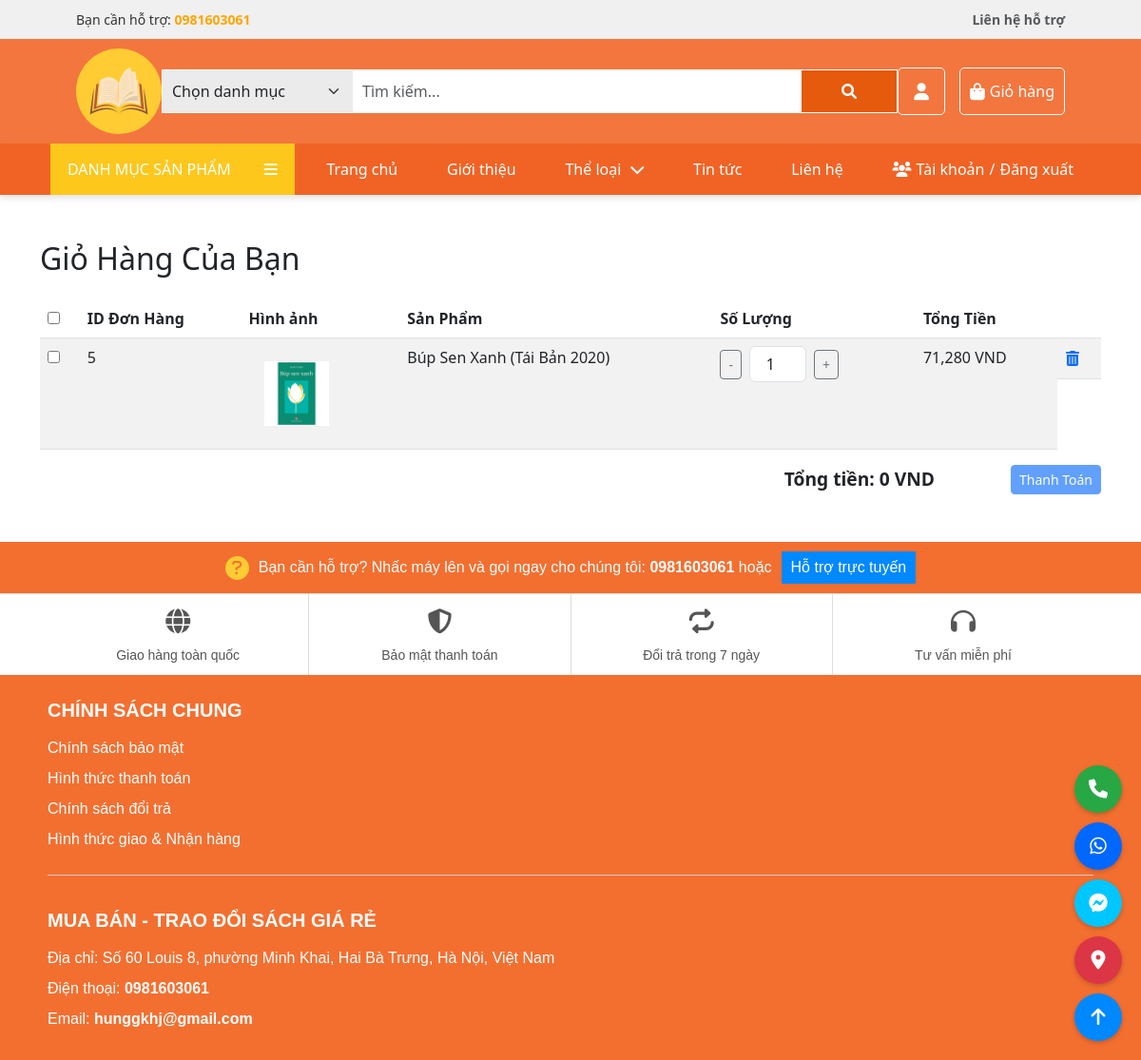
Page /cart (signed in) on the committed database.
### app/models.py (models this page shows)
class Order(db.Model):
    id = db.Column(db.Integer, primary_key=True)
    user_id = db.Column(db.Integer, db.ForeignKey('user.id'), nullable=False)
    product_id = db.Column(db.Integer, db.ForeignKey('product.id'), nullable=False)
    quantity = db.Column(db.Integer, nullable=False)
    total_price = db.Column(db.Float, nullable=False)
    payment_status = db.Column(db.String(20), default='Chưa thanh toán')
    delivery_status = db.Column(db.String(20), default='Chưa giao hàng')
    contact_name = db.Column(db.String(100))
    contact_phone = db.Column(db.String(15))
    contact_email = db.Column(db.String(120))
    shipping_address = db.Column(db.Text)

class Product(db.Model):
    id = db.Column(db.Integer, primary_key=True)
    name = db.Column(db.String(100), nullable=False)
    author = db.Column(db.String(100))
    price = db.Column(db.Float, nullable=False)
    discount = db.Column(db.Float, default=0.0)
    image = db.Column(db.String(100))
    description = db.Column(db.Text)
    category = db.Column(db.String(50))
    orders = db.relationship('Order', backref='product', lazy=True)

### app/routes/user.py (the view, shortened to what this page needs)
    @app.route('/cart', methods=['GET', 'POST'])
    def cart():
        if 'username' not in session:
            return render_template('login.html', alert_message="Vui lòng đăng nhập để đặt hàng!",
                                   redirect_url=url_for('login'))
        user = User.query.filter_by(username=session['username']).first()
        if not user:
            session.pop('username', None)
            return render_template('login.html', alert_message="Phiên đăng nhập không hợp lệ! Vui lòng đăng nhập lại.",
                                   redirect_url=url_for('login'))
        alert_message = session.pop('alert_message', None)
        orders = Order.query.filter_by(user_id=user.id, payment_status='Chưa thanh toán').all()
        cart_count = len(orders)
        return render_template('user/cart.html', orders=orders, alert_message=alert_message, cart_count=cart_count)

### app/templates/user/cart.html (shortened to what this page needs)
{% extends "base.html" %}
{% block extra_css %}
    <link href="https://cdn.jsdelivr.net/npm/bootstrap@5.3.0/dist/css/bootstrap.min.css" rel="stylesheet">
    <link rel="stylesheet" href="https://cdnjs.cloudflare.com/ajax/libs/font-awesome/6.0.0-beta3/css/all.min.css">
{% endblock %}
{% block content %}
<div class="container mt-5">
    <h2 class="mb-4">Giỏ Hàng Của Bạn</h2>
    {% if orders %}
        <form id="cart-form" method="POST" action="{{ url_for('checkout') }}">
            <table class="table table-striped">
                <thead>
                    <tr>
                        <th><input type="checkbox" id="select-all" onclick="toggleSelectAll()"></th>
                        <th>ID Đơn Hàng</th>
                        <th>Hình ảnh</th>
                        <th>Sản Phẩm</th>
                        <th>Số Lượng</th>
                        <th>Tổng Tiền</th>
                        <th></th>
                    </tr>
                </thead>
                <tbody>
                    {% for order in orders %}
                    <tr id="order-{{ order.id }}">
                        <td>
                            <input type="checkbox" name="selected_orders" value="{{ order.id }}" class="order-checkbox" onchange="updateTotalSelected()" data-total="{{ order.total_price }}">
                        </td>
                        <td>{{ order.product.id }}</td>
                        <td>
                            {% if order.product.image %}
                                <img src="{{ url_for('static', filename='image/' + order.product.image) }}" class="card-img-top p-3" alt="{{ order.product.name }}" style="cursor: pointer; width: 100px; height: auto;" onclick="window.location.href='{{ url_for('product_detail', product_id=order.product.id) }}'">
                            {% else %}
                                <div class="card-img-top bg-light" style="height: 200px;"></div>
                            {% endif %}
                        </td>
                        <td onclick="window.location.href='{{ url_for('product_detail', product_id=order.product.id) }}'" class="name-product">{{ order.product.name }}</td>
                        <td>
                            <div class="d-flex align-items-center">
                                <button type="button" class="btn btn-outline-secondary btn-sm me-2" onclick="updateQuantity({{ order.id }}, -1)">-</button>
                                <input type="number" id="quantity-{{ order.id }}" value="{{ order.quantity }}" min="1" class="form-control text-center me-2" style="width: 60px;" readonly>
                                <button type="button" class="btn btn-outline-secondary btn-sm me-2" onclick="updateQuantity({{ order.id }}, 1)">+</button>
                            </div>
                        </td>
                        <td id="total-price-{{ order.id }}">{{ '{:,.0f}'.format(order.total_price) }} VND</td>
                        <td class="action-icons">
                            <form method="POST" action="{{ url_for('delete_order', order_id=order.id) }}" class="d-inline">
                                <button type="submit" class="btn btn-link p-0 trash-icon" title="Xóa">
                                    <i class="fa-solid fa-trash-can"></i>
                                </button>
                            </form>
                        </td>
                    </tr>
                    {% endfor %}
                </tbody>
            </table>
            <div class="checkout-btn-container">
                <div class="total-selected">Tổng tiền: <span id="selected-total">0</span> VND</div>
                <button type="submit" class="btn btn-primary btn-sm" id="checkout-btn" disabled>Thanh Toán</button>
            </div>
        </form>
    {% else %}
        <p class="text-muted">Giỏ hàng của bạn trống.</p>
    {% endif %}
</div>
{% endblock %}

### app/static/css/base.css (style rules this page uses)
* { margin: 0; padding: 0; box-sizing: border-box; }
body { font-family: Arial, sans-serif; }

### app/templates/user/cart.html (style rules this page uses)
.trash-icon { cursor: pointer; }
.total-selected { font-size: 1.2rem; font-weight: bold; margin-left: 0; text-align: left; padding-left: 15px; }
.checkout-btn-container { display: flex; justify-content: flex-end; align-items: center; gap: 80px; }
.action-icons { display: flex; gap: 5px; }

### rows in the picture
Order: product.id "5", image (picture), product.name "Búp Sen Xanh (Tái Bản 2020)", quantity "1", total_price "71,280"
